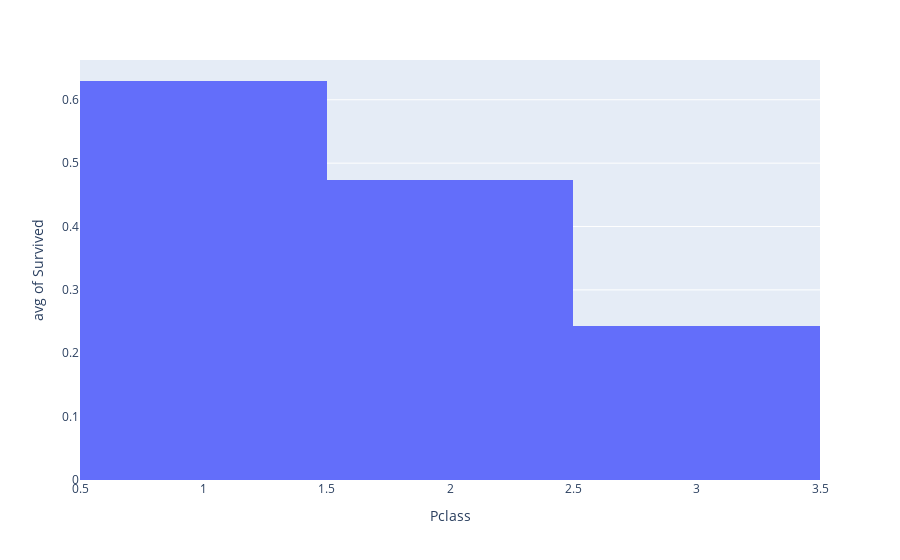

Notebook code cell kept with this figure:
### Markdown cell above
## Visualización de datos ordinales

Vamos a visualizar algunos datos ordinales. Disponemos de
Pclass - la clase del billete
Parch - el número de padres o hijos en el barco
sibsp - el número de hermanos o cónyuges en el barco

Podemos visualizar datos ordinales con casi cualquier tipo de gráfico. Empezaremos con un histograma sencillo que describe las relaciones entre la clase de billete y la probabilidad de supervivencia.

### Code cell
import plotly.express as px
px.histogram(dataset, x='Pclass', y='Survived', histfunc='avg')
#import graphing 
#graphing.histogram(dataset, label_x='Pclass', label_y='Survived', histfunc='avg', include_boxplot=True)

### Figure 1 — Plotly figure (JSON) as saved in the notebook; plotly's stock layout.template omitted (floating-point values rounded to 4 significant figures; data arrays with more than 128 entries replaced by an {"elided": "..."} marker saying what was removed)
{"data": [{"alignmentgroup": "True", "bingroup": "x", "histfunc": "avg", "hovertemplate": "Pclass=%{x}<br>avg of Survived=%{y}<extra></extra>", "legendgroup": "", "marker": {"color": "#636efa", "pattern": {"shape": ""}}, "name": "", "offsetgroup": "", "orientation": "v", "showlegend": false, "type": "histogram", "x": {"elided": "891 int values"}, "xaxis": "x", "y": {"elided": "891 int values"}, "yaxis": "y"}], "layout": {"barmode": "relative", "legend": {"tracegroupgap": 0}, "margin": {"t": 60}, "xaxis": {"anchor": "y", "domain": [0, 1], "title": {"text": "Pclass"}}, "yaxis": {"anchor": "x", "domain": [0, 1], "title": {"text": "avg of Survived"}}}}
